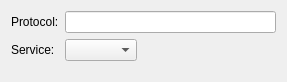
<?xml version="1.0" encoding="UTF-8"?>
<ui version="4.0">
 <class>FuseServiceSelectorDlgUI</class>
 <widget class="QWidget" name="FuseServiceSelectorDlgUI">
  <property name="geometry">
   <rect>
    <x>0</x>
    <y>0</y>
    <width>287</width>
    <height>82</height>
   </rect>
  </property>
  <layout class="QFormLayout" name="formLayout">
   <property name="fieldGrowthPolicy">
    <enum>QFormLayout::ExpandingFieldsGrow</enum>
   </property>
   <item row="0" column="0">
    <widget class="QLabel" name="lbProtocol">
     <property name="whatsThis">
      <string/>
     </property>
     <property name="text">
      <string>Protocol:</string>
     </property>
     <property name="wordWrap">
      <bool>false</bool>
     </property>
     <property name="buddy">
      <cstring>leProtocol</cstring>
     </property>
    </widget>
   </item>
   <item row="0" column="1">
    <widget class="QLineEdit" name="leProtocol">
     <property name="whatsThis">
      <string>&lt;html&gt;&lt;head/&gt;&lt;body&gt;&lt;p&gt;Enter the remote KIO protocol, e.g. &lt;span style=&quot; font-weight:600;&quot;&gt;smb&lt;/span&gt; or &lt;span style=&quot; font-weight:600;&quot;&gt;ftp&lt;/span&gt;.&lt;/p&gt;&lt;/body&gt;&lt;/html&gt;</string>
     </property>
    </widget>
   </item>
   <item row="1" column="0">
    <widget class="QLabel" name="lbService">
     <property name="whatsThis">
      <string/>
     </property>
     <property name="text">
      <string>Service:</string>
     </property>
     <property name="wordWrap">
      <bool>false</bool>
     </property>
    </widget>
   </item>
   <item row="1" column="1">
    <widget class="QComboBox" name="cbServices">
     <property name="whatsThis">
      <string>&lt;html&gt;&lt;head/&gt;&lt;body&gt;&lt;p&gt;Select the desired FUSE mount service.&lt;/p&gt;&lt;/body&gt;&lt;/html&gt;</string>
     </property>
    </widget>
   </item>
  </layout>
 </widget>
 <resources/>
 <connections/>
</ui>
